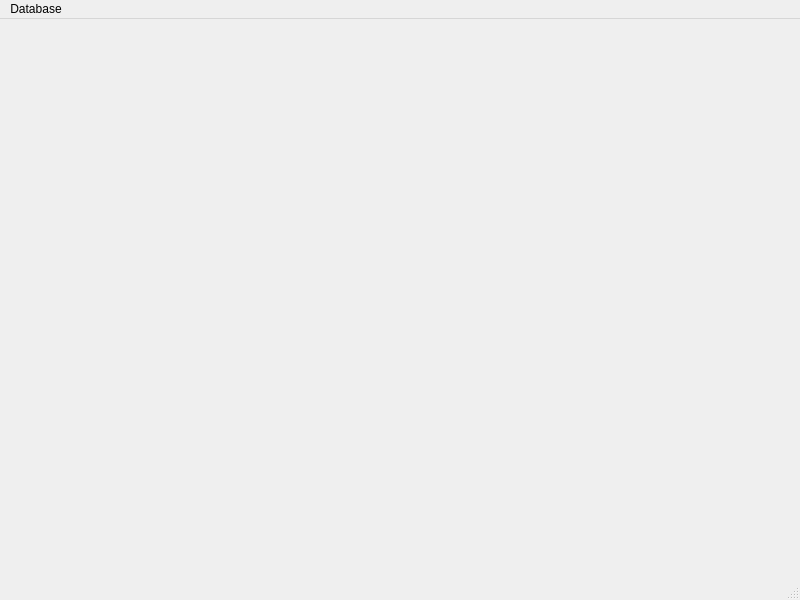
<?xml version="1.0" encoding="UTF-8"?>
<ui version="4.0">
 <class>MainWindow</class>
 <widget class="QMainWindow" name="MainWindow">
  <property name="geometry">
   <rect>
    <x>0</x>
    <y>0</y>
    <width>800</width>
    <height>600</height>
   </rect>
  </property>
  <property name="windowTitle">
   <string>MainWindow</string>
  </property>
  <widget class="QWidget" name="centralwidget"/>
  <widget class="QMenuBar" name="menubar">
   <property name="geometry">
    <rect>
     <x>0</x>
     <y>0</y>
     <width>800</width>
     <height>25</height>
    </rect>
   </property>
   <widget class="QMenu" name="menuDatabase">
    <property name="title">
     <string>Database</string>
    </property>
    <addaction name="actionLoad"/>
    <addaction name="actionSave"/>
    <addaction name="actionExit"/>
   </widget>
   <addaction name="menuDatabase"/>
  </widget>
  <widget class="QStatusBar" name="statusbar"/>
  <action name="actionLoad">
   <property name="text">
    <string>Load</string>
   </property>
  </action>
  <action name="actionSave">
   <property name="text">
    <string>Save</string>
   </property>
  </action>
  <action name="actionExit">
   <property name="text">
    <string>Exit</string>
   </property>
  </action>
 </widget>
 <resources/>
 <connections/>
</ui>
